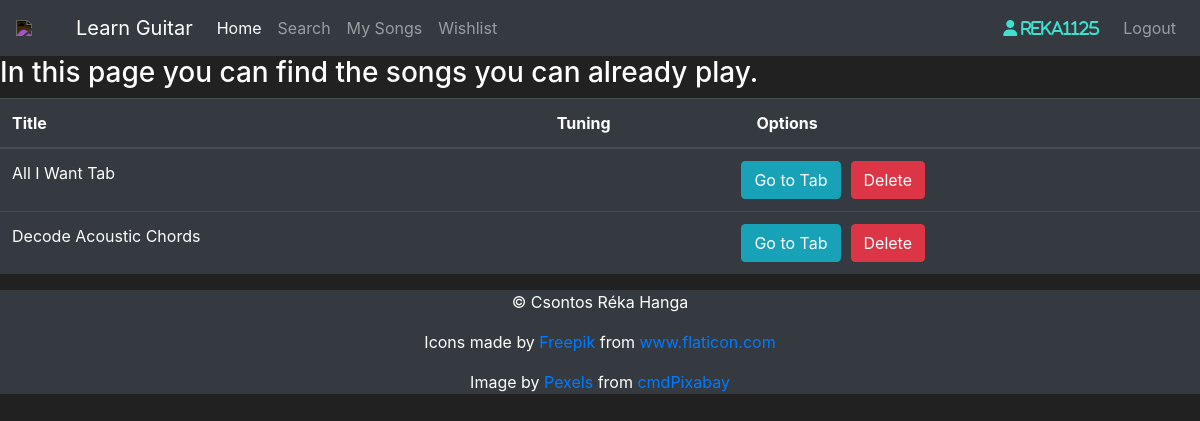
Page /my-songs (signed in) on the earlier database version.
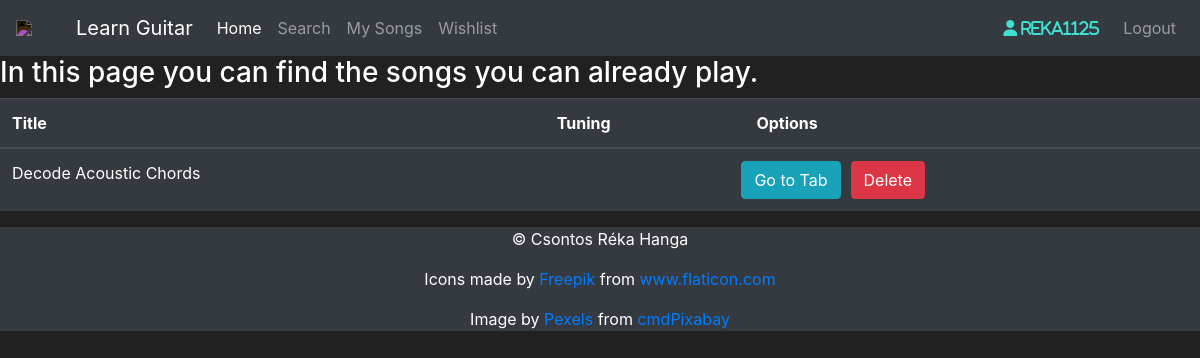
Same page on the later database version.
### application/models.py (models this page shows, shortened)
class My_Songs(db.Model):
    song_id = db.Column(db.Integer(), primary_key=True)
    title = db.Column(db.String(length=50), nullable=False)
    tuning = db.Column(db.String(length=10))
    video_id = db.Column(db.String(length=200), unique=True)
    tab_url = db.Column(db.String(length=200), unique=True)
    owner = db.Column(db.Integer(), db.ForeignKey('user.user_id'))

### application/routes.py (the view)
@app.route("/my-songs")
@login_required
def mysongs_page():
    mysongs = My_Songs.query.all()
    return render_template("my-songs.html", songs=mysongs)

### application/models.py (called while the page is built)
@login_manager.user_loader
def load_user(user_id):
    return User.query.get(int(user_id))

### application/templates/my-songs.html (shortened to what this page needs)
{% extends 'base.html' %}
{% block content %}
    <h3>In this page you can find the songs you can already play.</h3>
    <table class="table table-hover table-dark">
        <thead>
            <tr>
                <th scope="col">Title</th>
                <th scope="col">Tuning</th>
                <th scope="col">Options</th>
            </tr>
        </thead>
        <tbody>
                {% for song in songs %}
                    <tr>
                        <td>{{ song.title }}</td>
                        <td>{{ song.tuning }}</td>
                        <td>
                            <div class="row">
                                <form action="{{ url_for('tab_page') }}" method="POST" style="margin-right: 10px">
                                    <button type=submit class="btn btn-outline btn-info">Go to Tab</button>
                                </form>
                                <form action="{{ url_for('delete_song_page') }}" method=post class=delete-song>
                                    <button type=submit class="btn btn-outline btn-danger">Delete</button>
                                </form>
                            </div>
                        </td>
                    </tr>
                {% endfor %}
        </tbody>
    </table>
{% endblock %}

Differences in the rows shown:
removed My_Songs: title "All I Want Tab"
